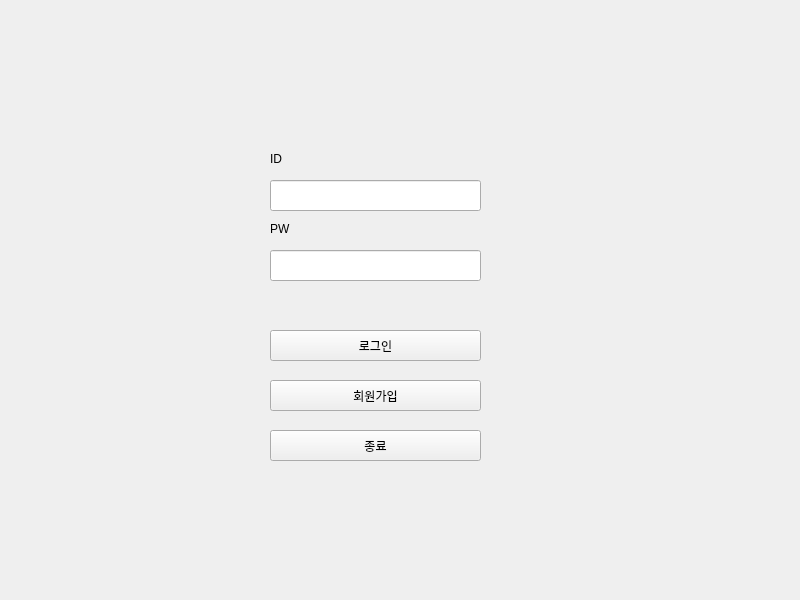
<?xml version="1.0" encoding="UTF-8"?>
<ui version="4.0">
 <class>login</class>
 <widget class="QMainWindow" name="login">
  <property name="geometry">
   <rect>
    <x>0</x>
    <y>0</y>
    <width>800</width>
    <height>600</height>
   </rect>
  </property>
  <property name="windowTitle">
   <string>login</string>
  </property>
  <widget class="QWidget" name="centralwidget">
   <widget class="QLineEdit" name="ID_text">
    <property name="geometry">
     <rect>
      <x>270</x>
      <y>180</y>
      <width>211</width>
      <height>31</height>
     </rect>
    </property>
   </widget>
   <widget class="QPushButton" name="exit_btn">
    <property name="geometry">
     <rect>
      <x>270</x>
      <y>430</y>
      <width>211</width>
      <height>31</height>
     </rect>
    </property>
    <property name="text">
     <string>종료</string>
    </property>
   </widget>
   <widget class="QLabel" name="label">
    <property name="geometry">
     <rect>
      <x>270</x>
      <y>150</y>
      <width>67</width>
      <height>17</height>
     </rect>
    </property>
    <property name="text">
     <string>ID</string>
    </property>
   </widget>
   <widget class="QLineEdit" name="PW_text">
    <property name="geometry">
     <rect>
      <x>270</x>
      <y>250</y>
      <width>211</width>
      <height>31</height>
     </rect>
    </property>
   </widget>
   <widget class="QPushButton" name="login_btn">
    <property name="geometry">
     <rect>
      <x>270</x>
      <y>330</y>
      <width>211</width>
      <height>31</height>
     </rect>
    </property>
    <property name="text">
     <string>로그인</string>
    </property>
   </widget>
   <widget class="QPushButton" name="signup_btn">
    <property name="geometry">
     <rect>
      <x>270</x>
      <y>380</y>
      <width>211</width>
      <height>31</height>
     </rect>
    </property>
    <property name="text">
     <string>회원가입</string>
    </property>
   </widget>
   <widget class="QLabel" name="label_2">
    <property name="geometry">
     <rect>
      <x>270</x>
      <y>220</y>
      <width>67</width>
      <height>17</height>
     </rect>
    </property>
    <property name="text">
     <string>PW</string>
    </property>
   </widget>
  </widget>
 </widget>
 <resources/>
 <connections/>
</ui>
